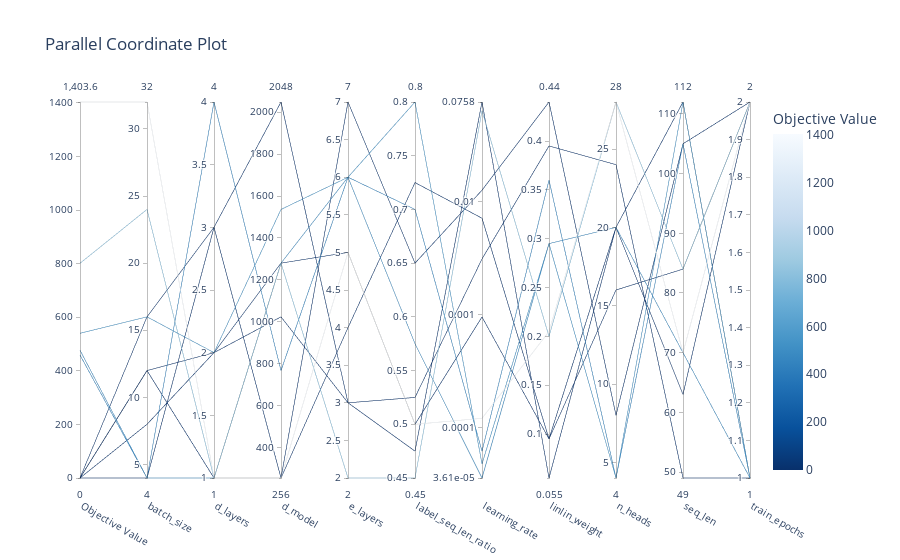

Notebook cell for this chart:
### Markdown cell above
Visualize high-dimensional parameter relationships. See :func:`~optuna.visualization.plot_parallel_coordinate` for the details.

### Code cell
plot_parallel_coordinate(study,target=lambda t: t.values[1])

### Figure 1 — Plotly figure (JSON) as saved in the notebook; plotly's stock layout.template omitted (floating-point values rounded to 4 significant figures)
{"data": [{"dimensions": [{"label": "Objective Value", "range": [0, 1404.0], "values": [801.5, 0, 477.0, 540.2, 0, 0, 1404.0, 459.1, 0, 0]}, {"label": "batch_size", "range": [4, 32], "values": [24, 12, 4, 16, 8, 12, 32, 4, 16, 4]}, {"label": "d_layers", "range": [1, 4], "values": [1, 2, 1, 2, 2, 1, 1, 4, 3, 3]}, {"label": "d_model", "range": [256, 2048], "values": [1280, 1024, 1280, 1536, 1280, 256, 256, 768, 2048, 256]}, {"label": "e_layers", "range": [2, 7], "values": [2, 3, 6, 6, 5, 7, 5, 6, 3, 4]}, {"label": "label_seq_len_ratio", "range": [0.45, 0.8], "values": [0.45, 0.475, 0.575, 0.8, 0.5, 0.65, 0.5, 0.7, 0.525, 0.725]}, {"label": "learning_rate", "range": [-4.442, -1.12], "ticktext": ["3.61e-05", "0.0001", "0.001", "0.01", "0.0758"], "tickvals": [-4.442, -4, -3, -2, -1.12], "values": [-1.197, -1.12, -4.442, -4.318, -3.019, -1.899, -3.915, -4.205, -2.507, -2.147]}, {"label": "linlin_weight", "range": [0.055, 0.44], "values": [0.2, 0.055, 0.295, 0.295, 0.095, 0.44, 0.205, 0.36, 0.395, 0.095]}, {"label": "n_heads", "range": [4, 28], "values": [28, 20, 20, 4, 20, 8, 28, 4, 24, 16]}, {"label": "seq_len", "range": [49, 112], "values": [84, 63, 70, 112, 112, 105, 70, 105, 49, 84]}, {"label": "train_epochs", "range": [1, 2], "values": [2, 2, 1, 1, 1, 2, 2, 1, 1, 2]}], "labelangle": 30, "labelside": "bottom", "line": {"color": [801.5, 0, 477.0, 540.2, 0, 0, 1404.0, 459.1, 0, 0], "colorbar": {"title": {"text": "Objective Value"}}, "colorscale": [[0, "rgb(247,251,255)"], [0.125, "rgb(222,235,247)"], [0.25, "rgb(198,219,239)"], [0.375, "rgb(158,202,225)"], [0.5, "rgb(107,174,214)"], [0.625, "rgb(66,146,198)"], [0.75, "rgb(33,113,181)"], [0.875, "rgb(8,81,156)"], [1, "rgb(8,48,107)"]], "reversescale": true, "showscale": true}, "type": "parcoords"}], "layout": {"title": {"text": "Parallel Coordinate Plot"}}}
